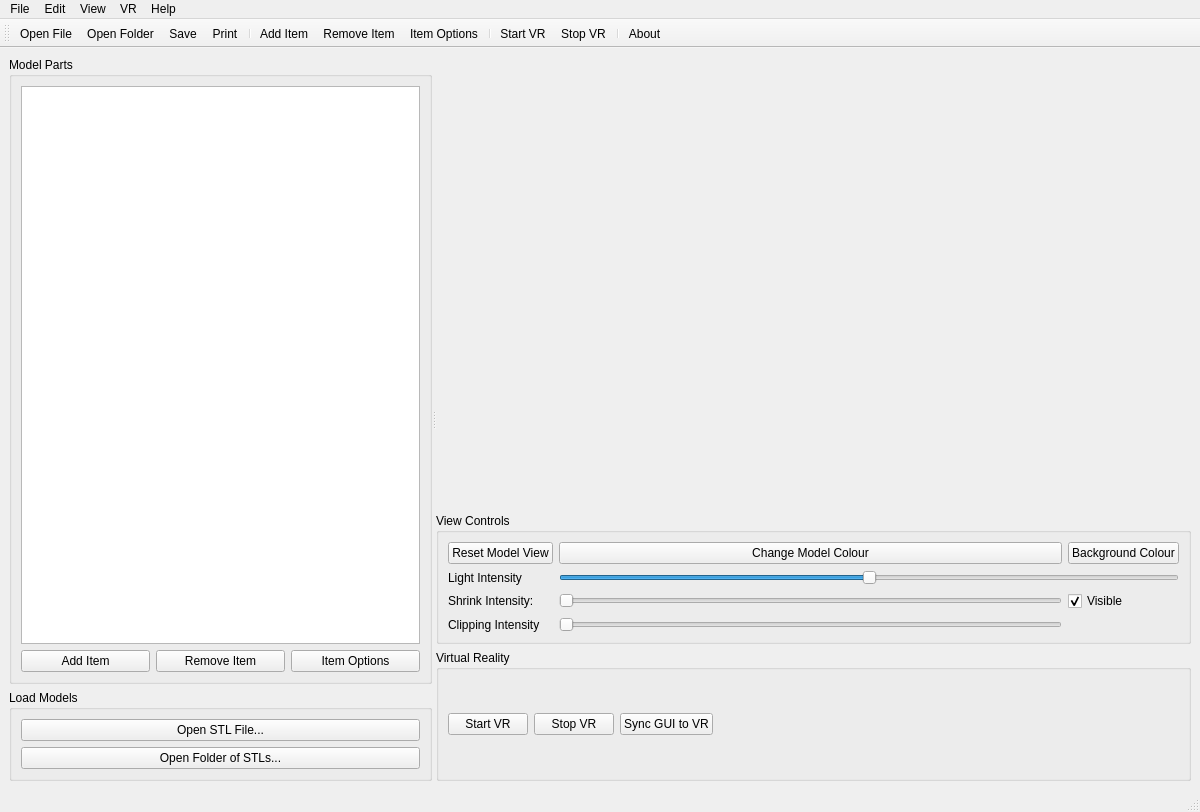
<?xml version="1.0" encoding="UTF-8"?>
<ui version="4.0">
 <class>MainWindow</class>
 <widget class="QMainWindow" name="MainWindow">
  <property name="geometry">
   <rect>
    <x>0</x>
    <y>0</y>
    <width>1200</width>
    <height>812</height>
   </rect>
  </property>
  <property name="windowTitle">
   <string>Group 13 - CAD Viewer</string>
  </property>
  <widget class="QWidget" name="centralwidget">
   <layout class="QHBoxLayout" name="horizontalLayout_main">
    <item>
     <widget class="QSplitter" name="mainSplitter">
      <property name="orientation">
       <enum>Qt::Orientation::Horizontal</enum>
      </property>
      <widget class="QWidget" name="leftPanel" native="true">
       <layout class="QVBoxLayout" name="verticalLayout_left">
        <item>
         <widget class="QGroupBox" name="treeGroupBox">
          <property name="title">
           <string>Model Parts</string>
          </property>
          <layout class="QVBoxLayout" name="verticalLayout_tree">
           <item>
            <widget class="QTreeView" name="treeView">
             <property name="contextMenuPolicy">
              <enum>Qt::ContextMenuPolicy::ActionsContextMenu</enum>
             </property>
            </widget>
           </item>
           <item>
            <layout class="QHBoxLayout" name="horizontalLayout_treeButtons">
             <item>
              <widget class="QPushButton" name="addItemButton">
               <property name="text">
                <string>Add Item</string>
               </property>
              </widget>
             </item>
             <item>
              <widget class="QPushButton" name="removeItemButton">
               <property name="text">
                <string>Remove Item</string>
               </property>
              </widget>
             </item>
             <item>
              <widget class="QPushButton" name="optionsButton">
               <property name="text">
                <string>Item Options</string>
               </property>
              </widget>
             </item>
            </layout>
           </item>
          </layout>
         </widget>
        </item>
        <item>
         <widget class="QGroupBox" name="loadGroupBox">
          <property name="title">
           <string>Load Models</string>
          </property>
          <layout class="QVBoxLayout" name="verticalLayout_load">
           <item>
            <widget class="QPushButton" name="openFileButton">
             <property name="text">
              <string>Open STL File...</string>
             </property>
             <property name="icon">
              <iconset resource="icons.qrc">
               <normaloff>:/Icons/icons/fileopen.png</normaloff>:/Icons/icons/fileopen.png</iconset>
             </property>
            </widget>
           </item>
           <item>
            <widget class="QPushButton" name="openFolderButton">
             <property name="text">
              <string>Open Folder of STLs...</string>
             </property>
             <property name="icon">
              <iconset resource="icons.qrc">
               <normaloff>:/Icons/icons/fileopen.png</normaloff>:/Icons/icons/fileopen.png</iconset>
             </property>
            </widget>
           </item>
          </layout>
         </widget>
        </item>
       </layout>
      </widget>
      <widget class="QWidget" name="rightPanel" native="true">
       <layout class="QVBoxLayout" name="verticalLayout_right">
        <item>
         <widget class="QVTKOpenGLNativeWidget" name="vtkWidget" native="true">
          <property name="minimumSize">
           <size>
            <width>500</width>
            <height>450</height>
           </size>
          </property>
         </widget>
        </item>
        <item>
         <widget class="QGroupBox" name="viewGroupBox">
          <property name="title">
           <string>View Controls</string>
          </property>
          <layout class="QGridLayout" name="gridLayout_view">
           <item row="2" column="2">
            <widget class="QCheckBox" name="visibilityCheckBox">
             <property name="text">
              <string>Visible</string>
             </property>
             <property name="checked">
              <bool>true</bool>
             </property>
            </widget>
           </item>
           <item row="0" column="2">
            <widget class="QPushButton" name="backgroundColourButton">
             <property name="text">
              <string>Background Colour</string>
             </property>
            </widget>
           </item>
           <item row="1" column="0">
            <widget class="QLabel" name="lightIntensityLabel">
             <property name="text">
              <string>Light Intensity</string>
             </property>
            </widget>
           </item>
           <item row="1" column="1" colspan="2">
            <widget class="QSlider" name="lightSlider">
             <property name="minimum">
              <number>0</number>
             </property>
             <property name="maximum">
              <number>100</number>
             </property>
             <property name="value">
              <number>50</number>
             </property>
             <property name="orientation">
              <enum>Qt::Orientation::Horizontal</enum>
             </property>
            </widget>
           </item>
           <item row="0" column="0">
            <widget class="QPushButton" name="resetViewButton">
             <property name="text">
              <string>Reset Model View</string>
             </property>
            </widget>
           </item>
           <item row="2" column="1">
            <widget class="QSlider" name="shrinkSlider">
             <property name="maximum">
              <number>100</number>
             </property>
             <property name="orientation">
              <enum>Qt::Orientation::Horizontal</enum>
             </property>
            </widget>
           </item>
           <item row="0" column="1">
            <widget class="QPushButton" name="changeColourButton">
             <property name="text">
              <string>Change Model Colour</string>
             </property>
            </widget>
           </item>
           <item row="2" column="0">
            <widget class="QLabel" name="label">
             <property name="text">
              <string>Shrink Intensity:</string>
             </property>
            </widget>
           </item>
           <item row="3" column="1">
            <widget class="QSlider" name="clipSlider">
             <property name="maximum">
              <number>100</number>
             </property>
             <property name="orientation">
              <enum>Qt::Orientation::Horizontal</enum>
             </property>
            </widget>
           </item>
           <item row="3" column="0">
            <widget class="QLabel" name="label_2">
             <property name="text">
              <string>Clipping Intensity</string>
             </property>
            </widget>
           </item>
          </layout>
         </widget>
        </item>
        <item>
         <widget class="QGroupBox" name="vrGroupBox">
          <property name="title">
           <string>Virtual Reality</string>
          </property>
          <layout class="QHBoxLayout" name="horizontalLayout_vr">
           <item>
            <widget class="QPushButton" name="startVRButton">
             <property name="text">
              <string>Start VR</string>
             </property>
             <property name="icon">
              <iconset resource="icons.qrc">
               <normaloff>:/Icons/icons/startVR.png</normaloff>:/Icons/icons/startVR.png</iconset>
             </property>
            </widget>
           </item>
           <item>
            <widget class="QPushButton" name="stopVRButton">
             <property name="text">
              <string>Stop VR</string>
             </property>
             <property name="icon">
              <iconset resource="icons.qrc">
               <normaloff>:/Icons/icons/stopVR.png</normaloff>:/Icons/icons/stopVR.png</iconset>
             </property>
            </widget>
           </item>
           <item>
            <widget class="QPushButton" name="vrSyncButton">
             <property name="text">
              <string>Sync GUI to VR</string>
             </property>
            </widget>
           </item>
           <item>
            <spacer name="horizontalSpacer_vr">
             <property name="orientation">
              <enum>Qt::Orientation::Horizontal</enum>
             </property>
             <property name="sizeHint" stdset="0">
              <size>
               <width>40</width>
               <height>20</height>
              </size>
             </property>
            </spacer>
           </item>
          </layout>
         </widget>
        </item>
       </layout>
      </widget>
     </widget>
    </item>
   </layout>
  </widget>
  <widget class="QMenuBar" name="menubar">
   <property name="geometry">
    <rect>
     <x>0</x>
     <y>0</y>
     <width>1200</width>
     <height>25</height>
    </rect>
   </property>
   <widget class="QMenu" name="menuFile">
    <property name="title">
     <string>File</string>
    </property>
    <addaction name="actionOpen_File"/>
    <addaction name="actionOpen_Folder"/>
    <addaction name="separator"/>
    <addaction name="actionSave"/>
    <addaction name="actionPrint"/>
    <addaction name="separator"/>
    <addaction name="actionExit"/>
   </widget>
   <widget class="QMenu" name="menuEdit">
    <property name="title">
     <string>Edit</string>
    </property>
    <addaction name="actionAdd_Item"/>
    <addaction name="actionRemove_Item"/>
    <addaction name="separator"/>
    <addaction name="actionItem_Options"/>
   </widget>
   <widget class="QMenu" name="menuView">
    <property name="title">
     <string>View</string>
    </property>
    <addaction name="actionReset_View"/>
    <addaction name="actionChange_Background"/>
    <addaction name="separator"/>
    <addaction name="actionToggle_Shrink"/>
    <addaction name="actionToggle_Clip"/>
   </widget>
   <widget class="QMenu" name="menuVR">
    <property name="title">
     <string>VR</string>
    </property>
    <addaction name="actionStart_VR"/>
    <addaction name="actionStop_VR"/>
   </widget>
   <widget class="QMenu" name="menuHelp">
    <property name="title">
     <string>Help</string>
    </property>
    <addaction name="actionAbout"/>
   </widget>
   <addaction name="menuFile"/>
   <addaction name="menuEdit"/>
   <addaction name="menuView"/>
   <addaction name="menuVR"/>
   <addaction name="menuHelp"/>
  </widget>
  <widget class="QToolBar" name="mainToolBar">
   <property name="windowTitle">
    <string>Main Toolbar</string>
   </property>
   <attribute name="toolBarArea">
    <enum>TopToolBarArea</enum>
   </attribute>
   <attribute name="toolBarBreak">
    <bool>false</bool>
   </attribute>
   <addaction name="actionOpen_File"/>
   <addaction name="actionOpen_Folder"/>
   <addaction name="actionSave"/>
   <addaction name="actionPrint"/>
   <addaction name="separator"/>
   <addaction name="actionAdd_Item"/>
   <addaction name="actionRemove_Item"/>
   <addaction name="actionItem_Options"/>
   <addaction name="separator"/>
   <addaction name="actionStart_VR"/>
   <addaction name="actionStop_VR"/>
   <addaction name="separator"/>
   <addaction name="actionAbout"/>
  </widget>
  <widget class="QStatusBar" name="statusbar"/>
  <action name="actionOpen_File">
   <property name="icon">
    <iconset resource="icons.qrc">
     <normaloff>:/Icons/icons/fileopen.png</normaloff>:/Icons/icons/fileopen.png</iconset>
   </property>
   <property name="text">
    <string>Open File</string>
   </property>
   <property name="toolTip">
    <string>Open an STL file</string>
   </property>
  </action>
  <action name="actionOpen_Folder">
   <property name="icon">
    <iconset resource="icons.qrc">
     <normaloff>:/Icons/icons/fileopen.png</normaloff>:/Icons/icons/fileopen.png</iconset>
   </property>
   <property name="text">
    <string>Open Folder</string>
   </property>
   <property name="toolTip">
    <string>Load all STL files in a directory</string>
   </property>
  </action>
  <action name="actionSave">
   <property name="icon">
    <iconset resource="icons.qrc">
     <normaloff>:/Icons/icons/filesave.png</normaloff>:/Icons/icons/filesave.png</iconset>
   </property>
   <property name="text">
    <string>Save</string>
   </property>
   <property name="toolTip">
    <string>Save the current scene</string>
   </property>
  </action>
  <action name="actionPrint">
   <property name="icon">
    <iconset resource="icons.qrc">
     <normaloff>:/Icons/icons/print.png</normaloff>:/Icons/icons/print.png</iconset>
   </property>
   <property name="text">
    <string>Print</string>
   </property>
   <property name="toolTip">
    <string>Print the current view</string>
   </property>
  </action>
  <action name="actionExit">
   <property name="text">
    <string>Exit</string>
   </property>
   <property name="shortcut">
    <string>Ctrl+Q</string>
   </property>
  </action>
  <action name="actionItem_Options">
   <property name="text">
    <string>Item Options</string>
   </property>
   <property name="toolTip">
    <string>Edit selected item properties</string>
   </property>
  </action>
  <action name="actionAdd_Item">
   <property name="text">
    <string>Add Item</string>
   </property>
   <property name="toolTip">
    <string>Add a new item to the tree</string>
   </property>
  </action>
  <action name="actionRemove_Item">
   <property name="text">
    <string>Remove Item</string>
   </property>
   <property name="toolTip">
    <string>Remove the selected item</string>
   </property>
  </action>
  <action name="actionReset_View">
   <property name="text">
    <string>Reset View</string>
   </property>
   <property name="toolTip">
    <string>Reset the camera view</string>
   </property>
  </action>
  <action name="actionChange_Background">
   <property name="text">
    <string>Change Background Colour</string>
   </property>
  </action>
  <action name="actionToggle_Shrink">
   <property name="checkable">
    <bool>true</bool>
   </property>
   <property name="text">
    <string>Toggle Shrink Filter</string>
   </property>
  </action>
  <action name="actionToggle_Clip">
   <property name="checkable">
    <bool>true</bool>
   </property>
   <property name="text">
    <string>Toggle Clip Filter</string>
   </property>
  </action>
  <action name="actionStart_VR">
   <property name="icon">
    <iconset resource="icons.qrc">
     <normaloff>:/Icons/icons/startVR.png</normaloff>:/Icons/icons/startVR.png</iconset>
   </property>
   <property name="text">
    <string>Start VR</string>
   </property>
   <property name="toolTip">
    <string>Start the Virtual Reality session</string>
   </property>
  </action>
  <action name="actionStop_VR">
   <property name="icon">
    <iconset resource="icons.qrc">
     <normaloff>:/Icons/icons/stopVR.png</normaloff>:/Icons/icons/stopVR.png</iconset>
   </property>
   <property name="text">
    <string>Stop VR</string>
   </property>
   <property name="toolTip">
    <string>Stop the Virtual Reality session</string>
   </property>
  </action>
  <action name="actionAbout">
   <property name="icon">
    <iconset resource="icons.qrc">
     <normaloff>:/Icons/icons/help.png</normaloff>:/Icons/icons/help.png</iconset>
   </property>
   <property name="text">
    <string>About</string>
   </property>
  </action>
 </widget>
 <customwidgets>
  <customwidget>
   <class>QVTKOpenGLNativeWidget</class>
   <extends>QWidget</extends>
   <header>QVTKOpenGLNativeWidget.h</header>
  </customwidget>
 </customwidgets>
 <resources>
  <include location="icons.qrc"/>
 </resources>
 <connections/>
</ui>
